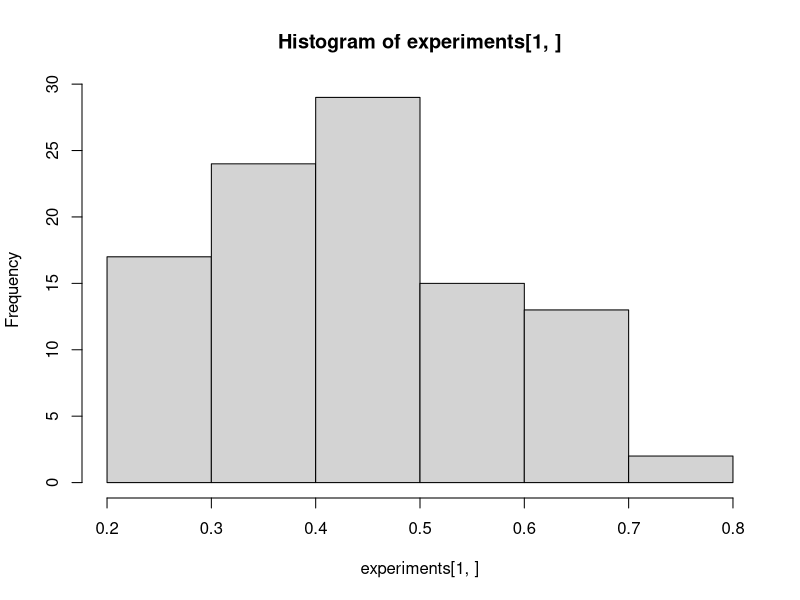
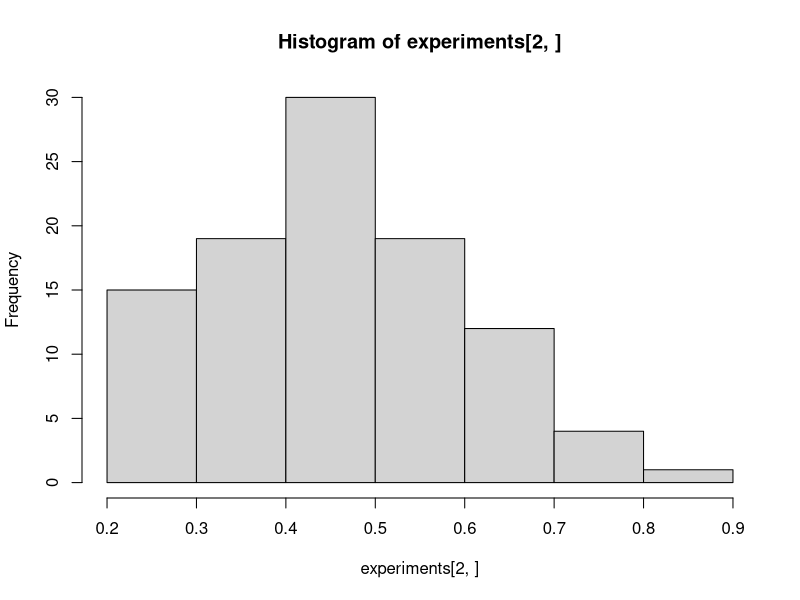
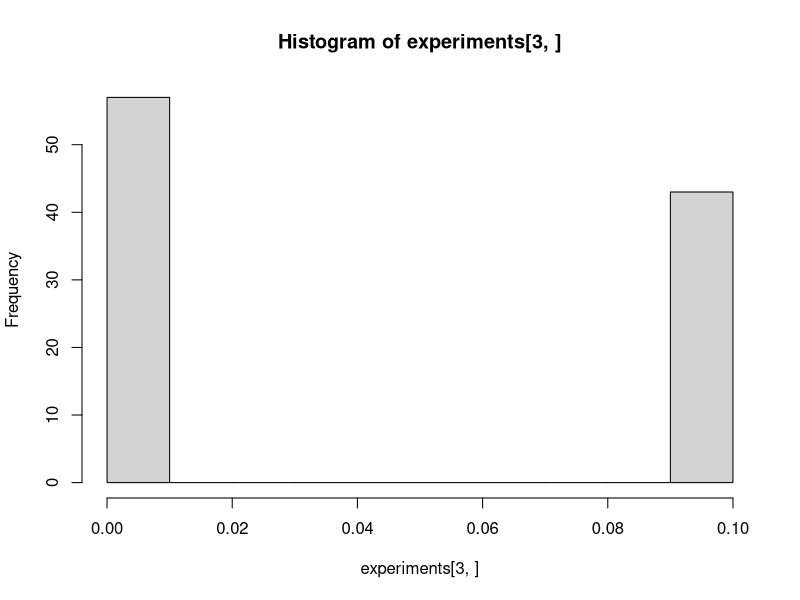
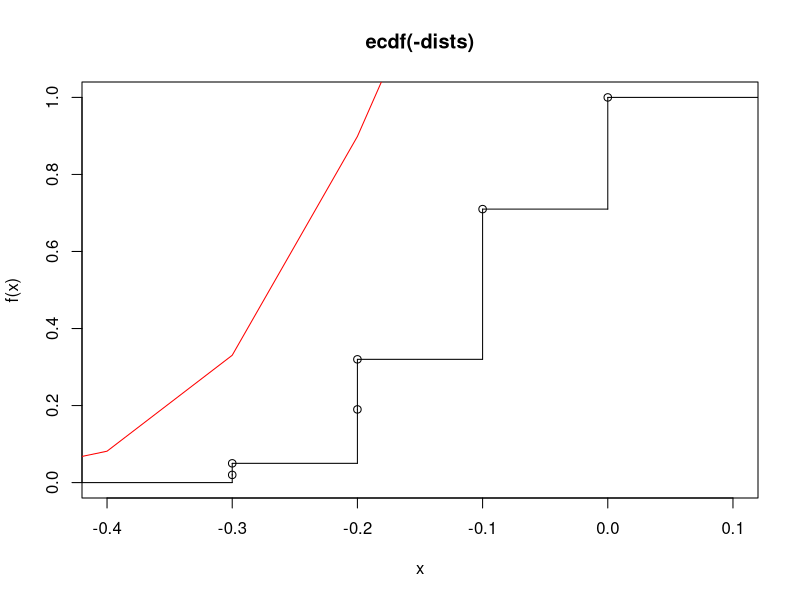
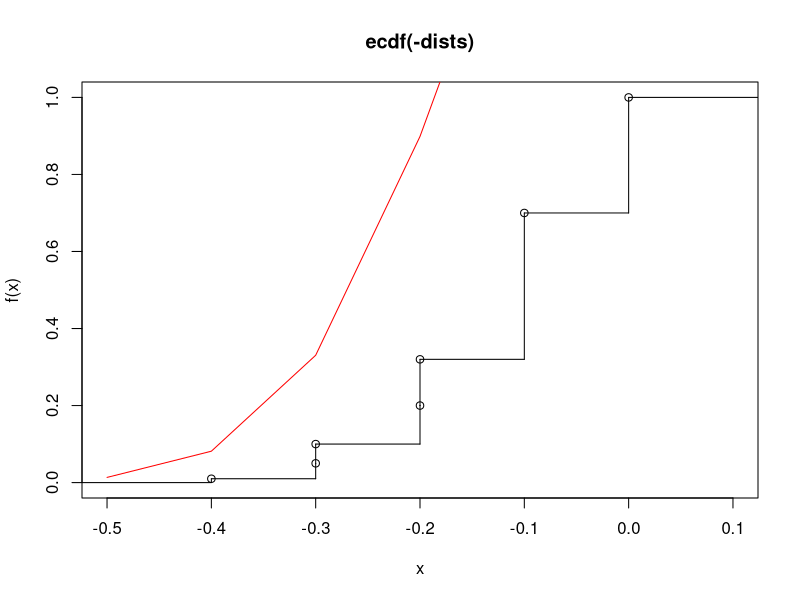
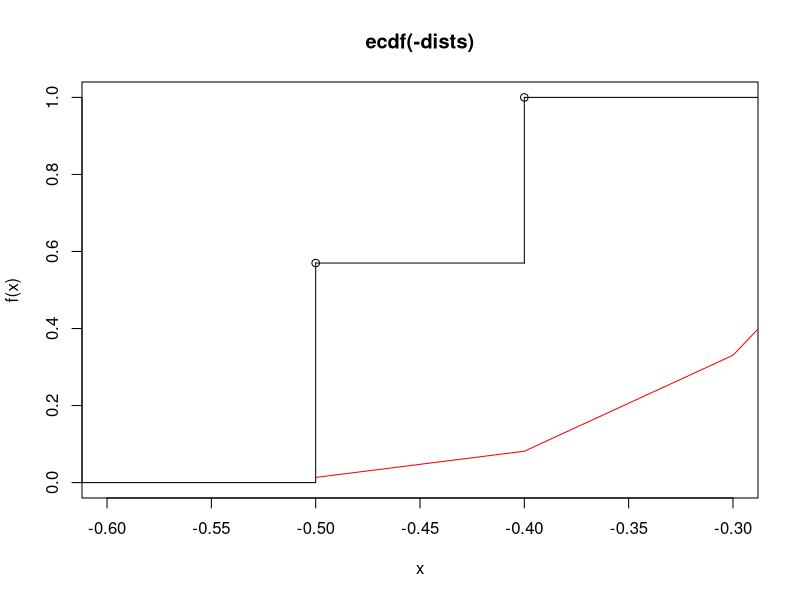

Write the R code that produced these figures, in order.
num.flips <- 10

ten.flips <- function(){
  flips <- sample(c(0,1), size = num.flips, replace = TRUE)
  mean(flips)
}

num.runs <- 1000

run.experiment <- function(){
  runs <- replicate(num.runs, ten.flips())
  
  c(first.run = runs[1],
    random.run = runs[sample(num.runs, size = 1)],
    min.run = min(runs)
  )
}

num.experiments <- 1e2

experiments <- sapply(1:num.experiments, function(i){
  # print an update every 1000 experiments
  if (i %% 1000 == 1) print(paste("running experiment", i))
  run.experiment()
})

hoeffding <- function(epsilon, N){
  2*exp(-2*(epsilon^2)*N)
}

epsilons <- (0:5)/10
hoeffding.values <- sapply(epsilons, function(epsilon){ hoeffding(epsilon, num.flips)})

dists.first <- abs(experiments[1,] - 0.5)


hist(experiments[1,])
hist(experiments[2,])
hist(experiments[3,])

plot.probability.estimates <- function(nu.values){
  dists <- abs(nu.values - 0.5)
  # multiply by negative one to adjust for stepfun showing < epsilon, while we want > epsilon
  plot.stepfun(-dists)
  lines(-epsilons, hoeffding.values, col="red")
}

plot.probability.estimates(experiments[1,])
plot.probability.estimates(experiments[2,])
plot.probability.estimates(experiments[3,])

